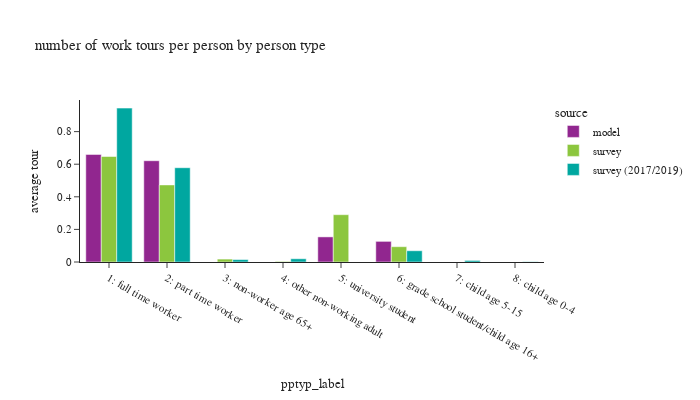

The code cell stored with this chart in its notebook:
### Code cell
wk_tour = df_tour.loc[df_tour['pdpurp']==1].copy()

df_plot = wk_tour.groupby(['source','pptyp_label'])['toexpfac'].sum().reset_index(). \
    merge(df_person.groupby(['source','pptyp_label'])['psexpfac'].sum().reset_index(), how='left', on=['source','pptyp_label'])
df_plot['average tour'] = df_plot['toexpfac']/df_plot['psexpfac']
# df_plot
fig = px.bar(df_plot, x='pptyp_label', y="average tour", color="source",
             barmode="group",title="number of work tours per person by person type")
fig.update_layout(height=400, width=700, font=dict(size=11),
                  yaxis=dict(tickformat=".2"))
fig.show()

### Figure 1 — Plotly figure (JSON) as saved in the notebook; plotly's stock layout.template omitted (floating-point values rounded to 4 significant figures)
{"data": [{"alignmentgroup": "True", "hovertemplate": "source=model<br>pptyp_label=%{x}<br>average tour=%{y}<extra></extra>", "legendgroup": "model", "marker": {"color": "#91268F", "pattern": {"shape": ""}}, "name": "model", "offsetgroup": "model", "orientation": "v", "showlegend": true, "textposition": "auto", "type": "bar", "x": ["1: full time worker", "2: part time worker", "3: non-worker age 65+", "4: other non-working adult", "5: university student", "6: grade school student/child age 16+", "7: child age 5-15", "8: child age 0-4"], "xaxis": "x", "y": [0.66, 0.6214, 0.0, 0.0, 0.1541, 0.1266, 0.0, 0.0], "yaxis": "y"}, {"alignmentgroup": "True", "hovertemplate": "source=survey<br>pptyp_label=%{x}<br>average tour=%{y}<extra></extra>", "legendgroup": "survey", "marker": {"color": "#8CC63E", "pattern": {"shape": ""}}, "name": "survey", "offsetgroup": "survey", "orientation": "v", "showlegend": true, "textposition": "auto", "type": "bar", "x": ["1: full time worker", "2: part time worker", "3: non-worker age 65+", "4: other non-working adult", "5: university student", "6: grade school student/child age 16+", "7: child age 5-15", "8: child age 0-4"], "xaxis": "x", "y": [0.6473, 0.473, 0.01787, 0.003632, 0.2903, 0.09391, 7.954e-05, 0.0], "yaxis": "y"}, {"alignmentgroup": "True", "hovertemplate": "source=survey (2017/2019)<br>pptyp_label=%{x}<br>average tour=%{y}<extra></extra>", "legendgroup": "survey (2017/2019)", "marker": {"color": "#00A7A0", "pattern": {"shape": ""}}, "name": "survey (2017/2019)", "offsetgroup": "survey (2017/2019)", "orientation": "v", "showlegend": true, "textposition": "auto", "type": "bar", "x": ["1: full time worker", "2: part time worker", "3: non-worker age 65+", "4: other non-working adult", "5: university student", "6: grade school student/child age 16+", "7: child age 5-15", "8: child age 0-4"], "xaxis": "x", "y": [0.9442, 0.5784, 0.0149, 0.01994, null, 0.06905, 0.009647, 0.001647], "yaxis": "y"}], "layout": {"barmode": "group", "font": {"size": 11}, "height": 400, "legend": {"title": {"text": "source"}, "tracegroupgap": 0}, "title": {"text": "number of work tours per person by person type"}, "width": 700, "xaxis": {"anchor": "y", "domain": [0.0, 1.0], "title": {"text": "pptyp_label"}}, "yaxis": {"anchor": "x", "domain": [0.0, 1.0], "tickformat": ".2", "title": {"text": "average tour"}}}}
